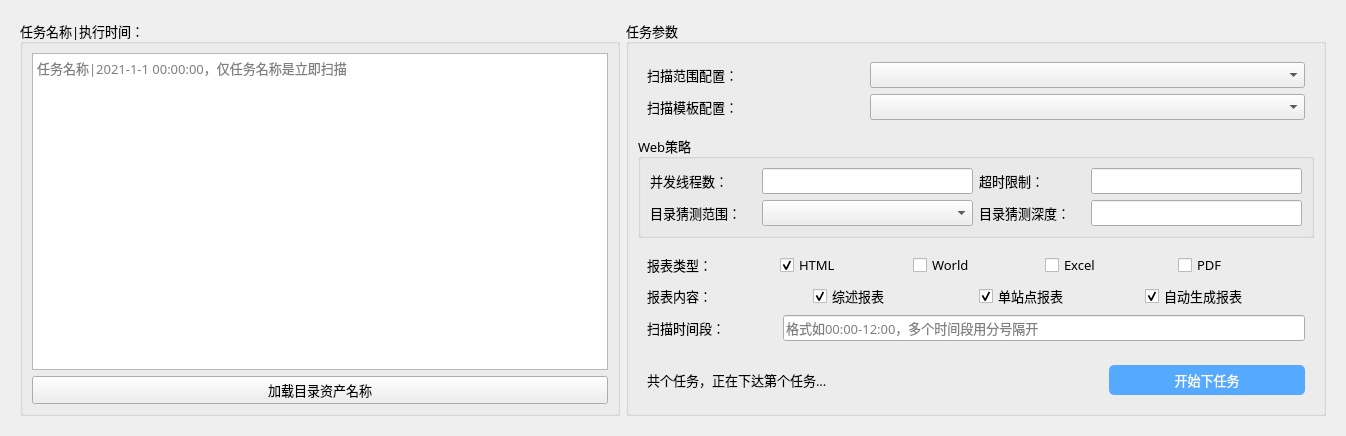
        <widget class="QWidget" name="tab_2">
         <attribute name="title">
          <string>Web扫描</string>
         </attribute>
         <layout class="QHBoxLayout" name="horizontalLayout_27">
          <item>
           <widget class="QWidget" name="widget_12" native="true">
            <layout class="QHBoxLayout" name="horizontalLayout_14">
             <item>
              <widget class="QGroupBox" name="groupBox_4">
               <property name="sizePolicy">
                <sizepolicy hsizetype="Preferred" vsizetype="Preferred">
                 <horstretch>0</horstretch>
                 <verstretch>0</verstretch>
                </sizepolicy>
               </property>
               <property name="minimumSize">
                <size>
                 <width>600</width>
                 <height>0</height>
                </size>
               </property>
               <property name="maximumSize">
                <size>
                 <width>16777215</width>
                 <height>16777215</height>
                </size>
               </property>
               <property name="font">
                <font>
                 <family>微软雅黑</family>
                 <pointsize>10</pointsize>
                </font>
               </property>
               <property name="title">
                <string>任务名称|执行时间：</string>
               </property>
               <layout class="QVBoxLayout" name="verticalLayout_12">
                <item>
                 <widget class="QTextEdit" name="Task_name_Web_textEdit">
                  <property name="sizePolicy">
                   <sizepolicy hsizetype="Preferred" vsizetype="Preferred">
                    <horstretch>0</horstretch>
                    <verstretch>0</verstretch>
                   </sizepolicy>
                  </property>
                  <property name="minimumSize">
                   <size>
                    <width>0</width>
                    <height>0</height>
                   </size>
                  </property>
                  <property name="placeholderText">
                   <string>任务名称|2021-1-1 00:00:00，仅任务名称是立即扫描</string>
                  </property>
                 </widget>
                </item>
                <item>
                 <widget class="QPushButton" name="Load_Task_Name_Web_pushButton">
                  <property name="font">
                   <font>
                    <family>微软雅黑</family>
                    <pointsize>10</pointsize>
                   </font>
                  </property>
                  <property name="text">
                   <string>加载目录资产名称</string>
                  </property>
                 </widget>
                </item>
               </layout>
              </widget>
             </item>
             <item>
              <widget class="QGroupBox" name="groupBox_5">
               <property name="sizePolicy">
                <sizepolicy hsizetype="Fixed" vsizetype="Preferred">
                 <horstretch>0</horstretch>
                 <verstretch>0</verstretch>
                </sizepolicy>
               </property>
               <property name="minimumSize">
                <size>
                 <width>700</width>
                 <height>0</height>
                </size>
               </property>
               <property name="maximumSize">
                <size>
                 <width>16777215</width>
                 <height>16777215</height>
                </size>
               </property>
               <property name="font">
                <font>
                 <family>微软雅黑</family>
                 <pointsize>10</pointsize>
                </font>
               </property>
               <property name="title">
                <string>任务参数</string>
               </property>
               <layout class="QVBoxLayout" name="verticalLayout_13" stretch="2,2,3,1">
                <item>
                 <widget class="QWidget" name="widget_13" native="true">
                  <layout class="QVBoxLayout" name="verticalLayout_14">
                   <item>
                    <layout class="QHBoxLayout" name="horizontalLayout_19">
                     <item>
                      <widget class="QLabel" name="Scan_Range_label">
                       <property name="sizePolicy">
                        <sizepolicy hsizetype="Minimum" vsizetype="Preferred">
                         <horstretch>1</horstretch>
                         <verstretch>0</verstretch>
                        </sizepolicy>
                       </property>
                       <property name="font">
                        <font>
                         <family>微软雅黑</family>
                         <pointsize>10</pointsize>
                        </font>
                       </property>
                       <property name="text">
                        <string>扫描范围配置：</string>
                       </property>
                      </widget>
                     </item>
                     <item>
                      <widget class="QComboBox" name="Scan_Range_comboBox">
                       <property name="sizePolicy">
                        <sizepolicy hsizetype="Minimum" vsizetype="Fixed">
                         <horstretch>2</horstretch>
                         <verstretch>0</verstretch>
                        </sizepolicy>
                       </property>
                      </widget>
                     </item>
                    </layout>
                   </item>
                   <item>
                    <layout class="QHBoxLayout" name="horizontalLayout_16">
                     <item>
                      <widget class="QLabel" name="Scan_Template_Web_label">
                       <property name="sizePolicy">
                        <sizepolicy hsizetype="Minimum" vsizetype="Preferred">
                         <horstretch>1</horstretch>
                         <verstretch>0</verstretch>
                        </sizepolicy>
                       </property>
                       <property name="font">
                        <font>
                         <family>微软雅黑</family>
                         <pointsize>10</pointsize>
                        </font>
                       </property>
                       <property name="text">
                        <string>扫描模板配置：</string>
                       </property>
                      </widget>
                     </item>
                     <item>
                      <widget class="QComboBox" name="TemplateList_Web_comboBox">
                       <property name="sizePolicy">
                        <sizepolicy hsizetype="Minimum" vsizetype="Fixed">
                         <horstretch>2</horstretch>
                         <verstretch>0</verstretch>
                        </sizepolicy>
                       </property>
                      </widget>
                     </item>
                    </layout>
                   </item>
                  </layout>
                 </widget>
                </item>
                <item>
                 <widget class="QGroupBox" name="groupBox_14">
                  <property name="font">
                   <font>
                    <family>微软雅黑</family>
                    <pointsize>10</pointsize>
                   </font>
                  </property>
                  <property name="title">
                   <string>Web策略</string>
                  </property>
                  <layout class="QGridLayout" name="gridLayout">
                   <item row="0" column="0">
                    <layout class="QHBoxLayout" name="horizontalLayout_17">
                     <item>
                      <widget class="QLabel" name="Concurrent_Threads_label">
                       <property name="sizePolicy">
                        <sizepolicy hsizetype="Preferred" vsizetype="Preferred">
                         <horstretch>1</horstretch>
                         <verstretch>0</verstretch>
                        </sizepolicy>
                       </property>
                       <property name="font">
                        <font>
                         <family>微软雅黑</family>
                         <pointsize>10</pointsize>
                        </font>
                       </property>
                       <property name="text">
                        <string>并发线程数：</string>
                       </property>
                      </widget>
                     </item>
                     <item>
                      <widget class="QLineEdit" name="Concurrent_Threads_lineEdit">
                       <property name="sizePolicy">
                        <sizepolicy hsizetype="Minimum" vsizetype="Fixed">
                         <horstretch>2</horstretch>
                         <verstretch>0</verstretch>
                        </sizepolicy>
                       </property>
                       <property name="text">
                        <string extracomment="1111"/>
                       </property>
                      </widget>
                     </item>
                    </layout>
                   </item>
                   <item row="0" column="1">
                    <layout class="QHBoxLayout" name="horizontalLayout_29">
                     <item>
                      <widget class="QLabel" name="Webscan_Timeout_label">
                       <property name="sizePolicy">
                        <sizepolicy hsizetype="Preferred" vsizetype="Preferred">
                         <horstretch>1</horstretch>
                         <verstretch>0</verstretch>
                        </sizepolicy>
                       </property>
                       <property name="font">
                        <font>
                         <family>微软雅黑</family>
                         <pointsize>10</pointsize>
                        </font>
                       </property>
                       <property name="text">
                        <string>超时限制：</string>
                       </property>
                      </widget>
                     </item>
                     <item>
                      <widget class="QLineEdit" name="Webscan_Timeout_lineEdit">
                       <property name="sizePolicy">
                        <sizepolicy hsizetype="Minimum" vsizetype="Fixed">
                         <horstretch>2</horstretch>
                         <verstretch>0</verstretch>
                        </sizepolicy>
                       </property>
                       <property name="text">
                        <string extracomment="1111"/>
                       </property>
                      </widget>
                     </item>
                    </layout>
                   </item>
                   <item row="1" column="0">
                    <layout class="QHBoxLayout" name="horizontalLayout_18">
                     <item>
                      <widget class="QLabel" name="Dir_level_label">
                       <property name="sizePolicy">
                        <sizepolicy hsizetype="Minimum" vsizetype="Preferred">
                         <horstretch>1</horstretch>
                         <verstretch>0</verstretch>
                        </sizepolicy>
                       </property>
                       <property name="font">
                        <font>
                         <family>微软雅黑</family>
                         <pointsize>10</pointsize>
                        </font>
                       </property>
                       <property name="text">
                        <string>目录猜测范围：</string>
                       </property>
                      </widget>
                     </item>
                     <item>
                      <widget class="QComboBox" name="Dir_level_comboBox">
                       <property name="sizePolicy">
                        <sizepolicy hsizetype="Minimum" vsizetype="Fixed">
                         <horstretch>2</horstretch>
                         <verstretch>0</verstretch>
                        </sizepolicy>
                       </property>
                      </widget>
                     </item>
                    </layout>
                   </item>
                   <item row="1" column="1">
                    <layout class="QHBoxLayout" name="horizontalLayout_30">
                     <item>
                      <widget class="QLabel" name="Dir_limit_label">
                       <property name="sizePolicy">
                        <sizepolicy hsizetype="Preferred" vsizetype="Preferred">
                         <horstretch>1</horstretch>
                         <verstretch>0</verstretch>
                        </sizepolicy>
                       </property>
                       <property name="font">
                        <font>
                         <family>微软雅黑</family>
                         <pointsize>10</pointsize>
                        </font>
                       </property>
                       <property name="text">
                        <string>目录猜测深度：</string>
                       </property>
                      </widget>
                     </item>
                     <item>
                      <widget class="QLineEdit" name="Dir_limit_lineEdit">
                       <property name="sizePolicy">
                        <sizepolicy hsizetype="Minimum" vsizetype="Fixed">
                         <horstretch>2</horstretch>
                         <verstretch>0</verstretch>
                        </sizepolicy>
                       </property>
                       <property name="text">
                        <string extracomment="1111"/>
                       </property>
                      </widget>
                     </item>
                    </layout>
                   </item>
                  </layout>
                 </widget>
                </item>
                <item>
                 <widget class="QWidget" name="widget_15" native="true">
                  <property name="font">
                   <font>
                    <family>微软雅黑</family>
                    <pointsize>10</pointsize>
                   </font>
                  </property>
                  <layout class="QVBoxLayout" name="verticalLayout_17">
                   <item>
                    <layout class="QHBoxLayout" name="horizontalLayout_23">
                     <item>
                      <widget class="QLabel" name="Report_Type_Web_label">
                       <property name="font">
                        <font>
                         <family>微软雅黑</family>
                         <pointsize>10</pointsize>
                        </font>
                       </property>
                       <property name="text">
                        <string>报表类型：</string>
                       </property>
                      </widget>
                     </item>
                     <item>
                      <widget class="QCheckBox" name="HTML_Report_Web_checkBox">
                       <property name="font">
                        <font>
                         <family>微软雅黑</family>
                         <pointsize>10</pointsize>
                        </font>
                       </property>
                       <property name="text">
                        <string>HTML</string>
                       </property>
                       <property name="checkable">
                        <bool>true</bool>
                       </property>
                       <property name="checked">
                        <bool>true</bool>
                       </property>
                      </widget>
                     </item>
                     <item>
                      <widget class="QCheckBox" name="World_Report_Web_checkBox">
                       <property name="font">
                        <font>
                         <family>微软雅黑</family>
                         <pointsize>10</pointsize>
                        </font>
                       </property>
                       <property name="text">
                        <string>World</string>
                       </property>
                      </widget>
                     </item>
                     <item>
                      <widget class="QCheckBox" name="Excel_Report_Web_checkBox">
                       <property name="font">
                        <font>
                         <family>微软雅黑</family>
                         <pointsize>10</pointsize>
                        </font>
                       </property>
                       <property name="text">
                        <string>Excel</string>
                       </property>
                       <property name="checked">
                        <bool>false</bool>
                       </property>
                      </widget>
                     </item>
                     <item>
                      <widget class="QCheckBox" name="PDF_Report_Web_checkBox">
                       <property name="font">
                        <font>
                         <family>微软雅黑</family>
                         <pointsize>10</pointsize>
                        </font>
                       </property>
                       <property name="text">
                        <string>PDF</string>
                       </property>
                      </widget>
                     </item>
                    </layout>
                   </item>
                   <item>
                    <layout class="QHBoxLayout" name="horizontalLayout_24">
                     <item>
                      <widget class="QLabel" name="Report_Content_Web_label">
                       <property name="font">
                        <font>
                         <family>微软雅黑</family>
                         <pointsize>10</pointsize>
                        </font>
                       </property>
                       <property name="text">
                        <string>报表内容：</string>
                       </property>
                      </widget>
                     </item>
                     <item>
                      <widget class="QCheckBox" name="Summary_Report_Web_checkBox">
                       <property name="font">
                        <font>
                         <family>微软雅黑</family>
                         <pointsize>10</pointsize>
                        </font>
                       </property>
                       <property name="text">
                        <string>综述报表</string>
                       </property>
                       <property name="checkable">
                        <bool>true</bool>
                       </property>
                       <property name="checked">
                        <bool>true</bool>
                       </property>
                      </widget>
                     </item>
                     <item>
                      <widget class="QCheckBox" name="Host_Report_Web_checkBox">
                       <property name="font">
                        <font>
                         <family>微软雅黑</family>
                         <pointsize>10</pointsize>
                        </font>
                       </property>
                       <property name="text">
                        <string>单站点报表</string>
                       </property>
                       <property name="checked">
                        <bool>true</bool>
                       </property>
                      </widget>
                     </item>
                     <item>
                      <widget class="QCheckBox" name="Auto_Report_Web_checkBox">
                       <property name="font">
                        <font>
                         <family>微软雅黑</family>
                         <pointsize>10</pointsize>
                        </font>
                       </property>
                       <property name="text">
                        <string>自动生成报表</string>
                       </property>
                       <property name="checked">
                        <bool>true</bool>
                       </property>
                      </widget>
                     </item>
                    </layout>
                   </item>
                   <item>
                    <layout class="QHBoxLayout" name="horizontalLayout_25" stretch="2,8">
                     <item>
                      <widget class="QLabel" name="Scan_Time_Web_label">
                       <property name="sizePolicy">
                        <sizepolicy hsizetype="Preferred" vsizetype="Preferred">
                         <horstretch>1</horstretch>
                         <verstretch>0</verstretch>
                        </sizepolicy>
                       </property>
                       <property name="font">
                        <font>
                         <family>微软雅黑</family>
                         <pointsize>10</pointsize>
                        </font>
                       </property>
                       <property name="text">
                        <string>扫描时间段：</string>
                       </property>
                      </widget>
                     </item>
                     <item>
                      <widget class="QLineEdit" name="Scan_Time_Web_lineEdit">
                       <property name="sizePolicy">
                        <sizepolicy hsizetype="Minimum" vsizetype="Fixed">
                         <horstretch>2</horstretch>
                         <verstretch>0</verstretch>
                        </sizepolicy>
                       </property>
                       <property name="text">
                        <string extracomment="1111"/>
                       </property>
                       <property name="placeholderText">
                        <string>格式如00:00-12:00，多个时间段用分号隔开</string>
                       </property>
                      </widget>
                     </item>
                    </layout>
                   </item>
                  </layout>
                 </widget>
                </item>
                <item>
                 <widget class="QWidget" name="widget_16" native="true">
                  <property name="maximumSize">
                   <size>
                    <width>16777215</width>
                    <height>50</height>
                   </size>
                  </property>
                  <layout class="QVBoxLayout" name="verticalLayout_18">
                   <item>
                    <layout class="QHBoxLayout" name="horizontalLayout_26" stretch="7,3">
                     <item>
                      <widget class="QLabel" name="Working_Web_label">
                       <property name="sizePolicy">
                        <sizepolicy hsizetype="Minimum" vsizetype="Preferred">
                         <horstretch>2</horstretch>
                         <verstretch>0</verstretch>
                        </sizepolicy>
                       </property>
                       <property name="minimumSize">
                        <size>
                         <width>0</width>
                         <height>30</height>
                        </size>
                       </property>
                       <property name="font">
                        <font>
                         <family>微软雅黑</family>
                         <pointsize>10</pointsize>
                        </font>
                       </property>
                       <property name="text">
                        <string>共个任务，正在下达第个任务...</string>
                       </property>
                      </widget>
                     </item>
                     <item>
                      <widget class="QPushButton" name="Start_Web_Button">
                       <property name="enabled">
                        <bool>true</bool>
                       </property>
                       <property name="sizePolicy">
                        <sizepolicy hsizetype="Minimum" vsizetype="Preferred">
                         <horstretch>1</horstretch>
                         <verstretch>0</verstretch>
                        </sizepolicy>
                       </property>
                       <property name="minimumSize">
                        <size>
                         <width>0</width>
                         <height>30</height>
                        </size>
                       </property>
                       <property name="font">
                        <font>
                         <family>微软雅黑</family>
                         <pointsize>10</pointsize>
                        </font>
                       </property>
                       <property name="styleSheet">
                        <string notr="true">QPushButton {
	background-color: rgb(85, 170, 255);
	border-radius: 5px;
	color: white;
	spacing: 500px;
}
QPushButton:hover {
	background-color: rgb(0, 170, 255);
}
QPushButton:pressed {
	background-color:rgb(170, 255, 127);
}
</string>
                       </property>
                       <property name="text">
                        <string>开始下任务</string>
                       </property>
                       <property name="autoRepeatDelay">
                        <number>0</number>
                       </property>
                       <property name="autoRepeatInterval">
                        <number>0</number>
                       </property>
                      </widget>
                     </item>
                    </layout>
                   </item>
                  </layout>
                 </widget>
                </item>
               </layout>
              </widget>
             </item>
            </layout>
           </widget>
          </item>
         </layout>
        </widget>
